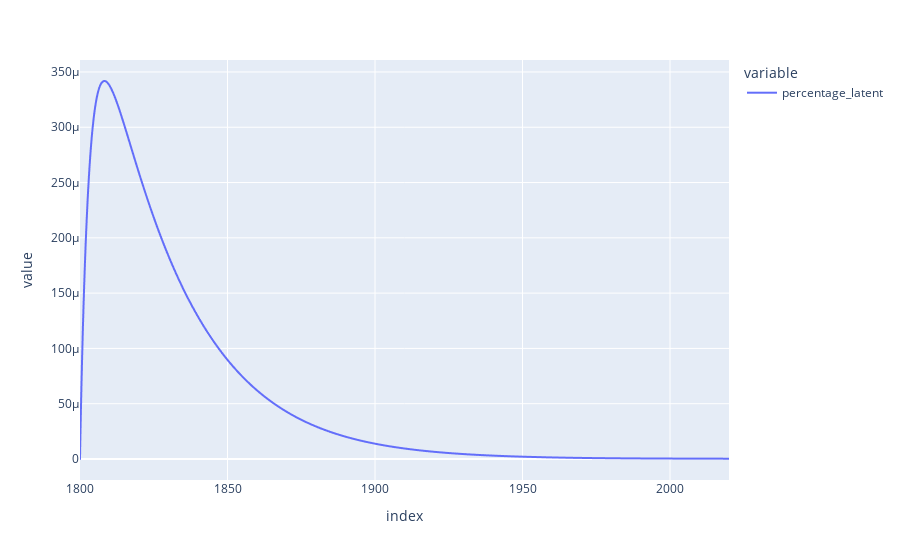

The notebook cell this image was saved under:
### Code cell
derived_df_0.percentage_latent.plot()

### Figure 1 — Plotly figure (JSON) as saved in the notebook; plotly's stock layout.template omitted (floating-point values rounded to 4 significant figures; data arrays with more than 128 entries replaced by an {"elided": "..."} marker saying what was removed)
{"data": [{"hovertemplate": "variable=percentage_latent<br>index=%{x}<br>value=%{y}<extra></extra>", "legendgroup": "percentage_latent", "line": {"color": "#636efa", "dash": "solid"}, "marker": {"symbol": "circle"}, "mode": "lines", "name": "percentage_latent", "showlegend": true, "type": "scattergl", "x": {"elided": "2201 float values"}, "xaxis": "x", "y": {"elided": "2201 float values"}, "yaxis": "y"}], "layout": {"legend": {"title": {"text": "variable"}, "tracegroupgap": 0}, "margin": {"t": 60}, "xaxis": {"anchor": "y", "domain": [0, 1], "title": {"text": "index"}}, "yaxis": {"anchor": "x", "domain": [0, 1], "title": {"text": "value"}}}}
